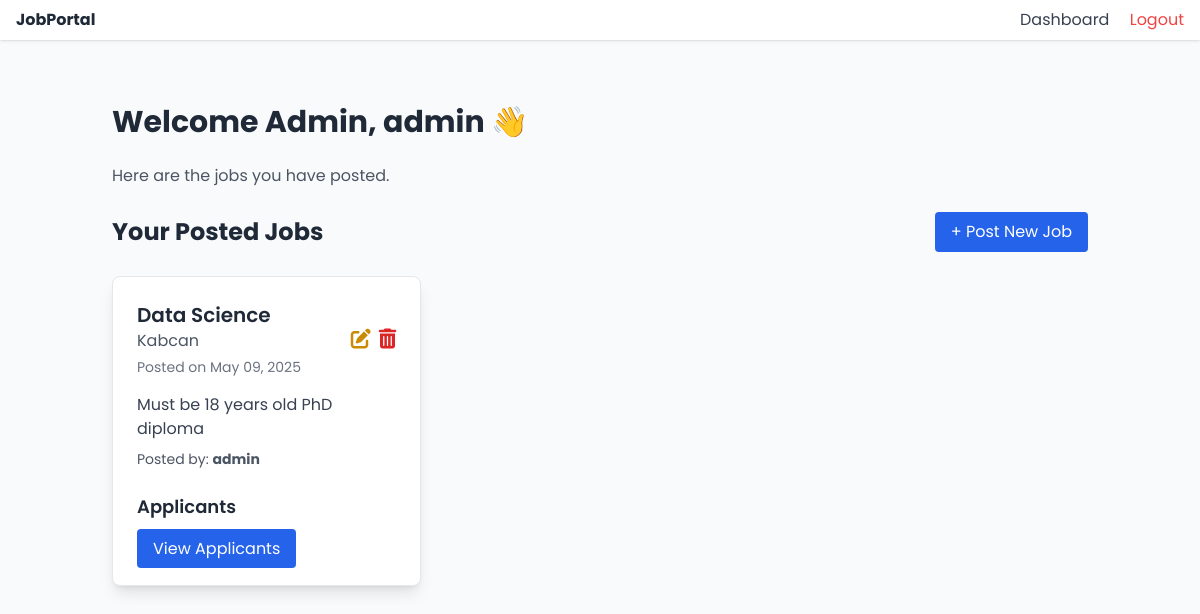
/employer/dashboard/ (signed in), run on the app's committed database.
### jobs/models.py (models this page shows, shortened)
class Job(models.Model):
    title = models.CharField(max_length=255)
    description = models.TextField()
    company_name = models.CharField(max_length=255)
    location = models.CharField(max_length=255)
    posted_date = models.DateTimeField(auto_now_add=True)
    posted_by = models.ForeignKey(User, on_delete=models.CASCADE)
    qualifications_required = models.TextField(blank=True)
    skills_required = models.TextField(blank=True)
    experience_required = models.TextField(blank=True)

### jobs/views.py (the view)
# urls.py: path('employer/dashboard/', views.employer_dashboard, name='employer_dashboard'),
@login_required
def employer_dashboard(request):
    try:
        profile = request.user.profile
        if profile.role != 'employer':
            messages.error(request, "Access denied. This dashboard is for employers only.")
            return redirect('home')
    except Profile.DoesNotExist:
        profile = Profile.objects.create(user=request.user, role='employer')
    jobs = Job.objects.filter(posted_by=request.user).order_by('-posted_date')
    for job in jobs:
        job.application_count = ResumeApplication.objects.filter(job=job).count()
        job.recent_applications = ResumeApplication.objects.filter(job=job).order_by('-id')[:5]
    recent_applications = ResumeApplication.objects.filter(
        job__in=jobs
    ).select_related('job').order_by('-id')[:10]
    total_applications_count = ResumeApplication.objects.filter(job__in=jobs).count()
    active_jobs_count = jobs.count()
    context = {
        'user': request.user,
        'profile': profile,
        'jobs': jobs,
        'recent_applications': recent_applications,
        'total_jobs': jobs.count(),
        'total_applications': total_applications_count,
        'active_jobs': active_jobs_count,
        'page_title': 'Employer Dashboard',
    }
    return render(request, 'employer_dashboard.html', context)

### jobs/templates/employer_dashboard.html (shortened to what this page needs)
{% extends "base.html" %}
{% load static %}
{% block content %}
<div class="max-w-6xl mx-auto p-6 mt-10">
    <div class="mb-6">
        <h1 class="text-3xl font-bold mb-6">Welcome Admin, {{ request.user.username }} 👋</h1>
        <p class="text-gray-600">Here are the jobs you have posted.</p>
    </div>
    <div class="flex justify-between items-center mb-6">
        <h2 class="text-2xl font-bold">Your Posted Jobs</h2>
        <a href="{% url 'create_job' %}" class="bg-blue-600 text-white px-4 py-2 rounded hover:bg-blue-700">+ Post New Job</a>
    </div>
    {% if jobs %}
        <div class="grid grid-cols-1 md:grid-cols-2 lg:grid-cols-3 gap-6">
            {% for job in jobs %}
                <div class="bg-white border rounded-lg shadow-lg overflow-hidden">
                    <div class="p-6">
                        <div class="flex justify-between items-center">
                            <div>
                                <h3 class="text-xl font-semibold text-gray-800">{{ job.title }}</h3>
                                <p class="text-gray-600">{{ job.location }}</p>
                                <p class="text-sm text-gray-500 mt-1">Posted on {{ job.posted_date|date:"F d, Y" }}</p>
                            </div>
                            <div class="flex space-x-2">
                                <a href="{% url 'edit_job' job.id %}" class="text-yellow-600 hover:text-yellow-800 text-xl" title="Edit">
                                    <i class="fas fa-edit"></i>
                                </a>
                                <a href="{% url 'delete_job' job.id %}" class="text-red-600 hover:text-red-800 text-xl" title="Delete">
                                    <i class="fas fa-trash-alt"></i>
                                </a>
                            </div>
                        </div>
                        <p class="mt-4 text-gray-700">{{ job.description|truncatewords:25 }}</p>
                        <p class="mt-2 text-gray-600 text-sm">Posted by: <strong>{{ job.posted_by.username }}</strong></p>
                        <div class="mt-6">
                            <h4 class="text-lg font-semibold text-gray-800">Applicants</h4>
                            {% if job.applications.all %}
                                <div class="mt-4">
                                    <a href="{% url 'view_applicants' job.id %}" class="bg-blue-600 text-white px-4 py-2 rounded hover:bg-blue-700">View Applicants</a>
                                </div>
                            {% else %}
                                <p class="text-gray-500 mt-2">No applicants yet.</p>
                            {% endif %}
                        </div>
                    </div>
                </div>
            {% endfor %}
        </div>
    {% else %}
        <p class="text-gray-600">You haven't posted any jobs yet.</p>
    {% endif %}
</div>
{% endblock %}

### data on the page
Job: title "Data Science", location "Kabcan", posted_date "May 09, 2025", description "Must be 18 years old PhD diploma", posted_by.username "admin", shows "View Applicants"

### other printed values
{{ request.user.username }} "admin"
